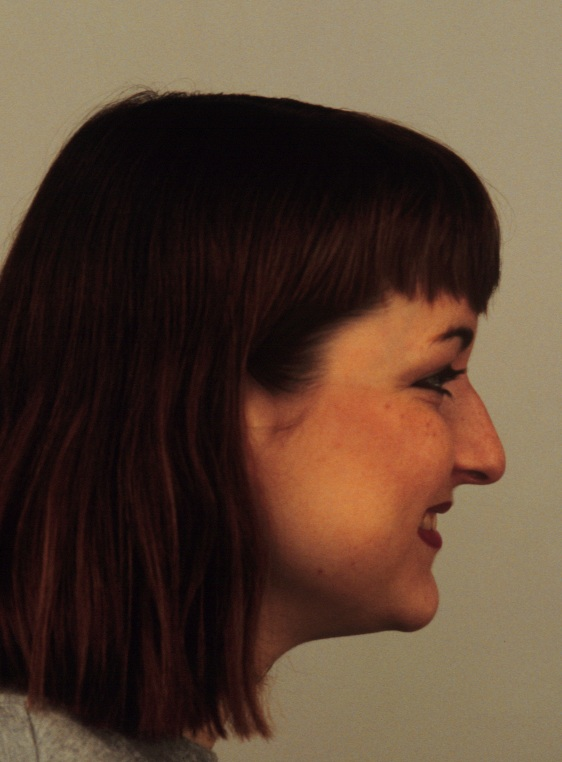
#> input picture KDEF/KDEF/Train/NoStress/AF10HAFR.JPG, 562 x 762 px, given as the content of the folder /home/axyl/codes/College/ml/KDEF/KDEF/Train/Stress, which was not available
$ jupyter execute Untitled.ipynb   (shell and % lines are left out)
#> lines starting #> are read from the running program, lines starting #| are printed output that depends on the picture; pictures that were not available may be replaced by others from this repository, and a replacement may not be noted
[cell 1]
import numpy as np
import cv2
import os
from sklearn.model_selection import train_test_split
from sklearn.preprocessing import StandardScaler
import matplotlib.pyplot as plt
from tqdm import tqdm
import numpy as np
from sklearn.metrics import accuracy_score, precision_score, recall_score, f1_score, confusion_matrix
import argparse
import pathlib
from collections import Counter

[cell 2]
class ImageProcessor:
    def __init__(self, target_size=(64, 64)):
        self.target_size = target_size

    def load_and_preprocess_image(self, image_path):
        img = cv2.imread(image_path)
        if img is None:
            raise ValueError(f"Could not load image at {image_path}")

        img_gray = cv2.cvtColor(img, cv2.COLOR_BGR2GRAY)
        img_resized = cv2.resize(img_gray, self.target_size)
        img_normalized = img_resized / 255.0

        return img_normalized.flatten()

    def load_dataset(self, base_path):
        features = []
        labels = []

        parent_dir = os.path.dirname(base_path)

        stress_path = base_path
        print(f"Loading stress images from: {stress_path}")
        for img_name in tqdm(os.listdir(stress_path), desc="Loading stress images"):
            if img_name.endswith(('.jpg', '.jpeg', '.png', '.JPG', '.JPEG', '.PNG')):
                img_path = os.path.join(stress_path, img_name)
                try:
                    img_features = self.load_and_preprocess_image(img_path)
#> in load_and_preprocess_image, img is the input picture: shape (762, 562, 3); mean B, G, R 51.8, 67.6, 89.2
#> in load_and_preprocess_image, `img_gray = cv2.cvtColor(img, cv2.COLOR_BGR2GRAY)`:
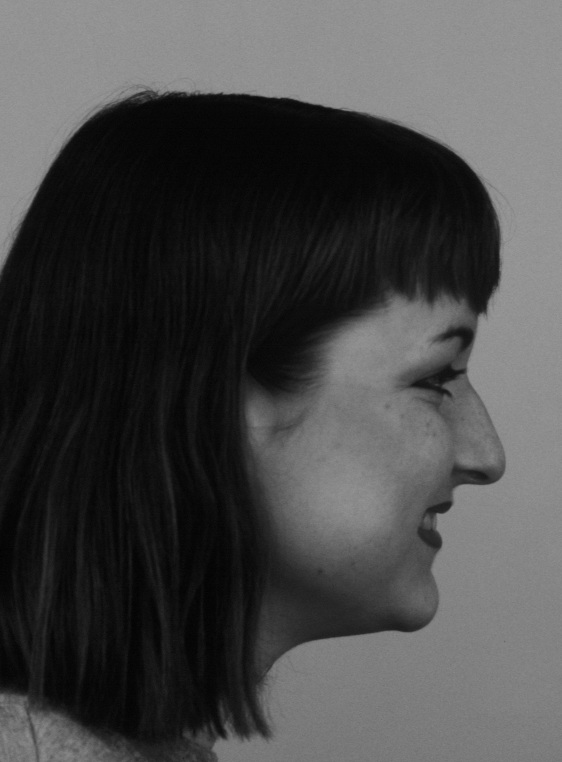
#> img_gray: shape (762, 562); min 1, max 155, mean 72.3
#> in load_and_preprocess_image, `img_resized = cv2.resize(img_gray, self.target_size)`:
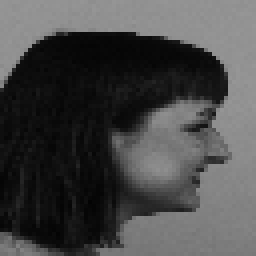
#> img_resized: shape (64, 64) (shown 4 times larger); min 3, max 150, mean 72.1
#> img_features = 4096 values, max 0.588 at index 252, min 0.0118 at index 3222, mean 0.283
                    features.append(img_features)
                    labels.append(1)
                except Exception as e:
                    print(f"Error processing {img_path}: {str(e)}")

        no_stress_path = os.path.join(parent_dir, 'NoStress')
        print(f"Loading non-stress images from: {no_stress_path}")
        for img_name in tqdm(os.listdir(no_stress_path), desc="Loading non-stress images"):
            if img_name.endswith(('.jpg', '.jpeg', '.png', '.JPG', '.JPEG', '.PNG')):
                img_path = os.path.join(no_stress_path, img_name)
                try:
                    img_features = self.load_and_preprocess_image(img_path)
                    features.append(img_features)
                    labels.append(0)
                except Exception as e:
                    print(f"Error processing {img_path}: {str(e)}")
#> pass 2 of the loop in load_dataset, `for img_name in tqdm(os.listdir(no_stress_path), desc="Loading non-str..`:
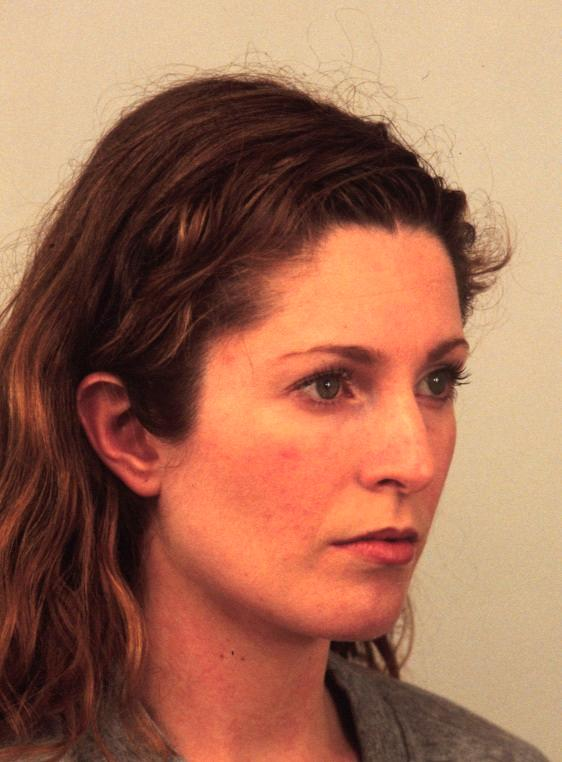
#> input picture KDEF/KDEF/Train/NoStress/AF11NEHR_updated.JPG, 562 x 762 px, found by its file name
#> in load_and_preprocess_image, img is the input picture: shape (762, 562, 3); mean B, G, R 85.6, 110, 162.5
#> in load_and_preprocess_image (call 3), `img_gray = cv2.cvtColor(img, cv2.COLOR_BGR2GRAY)`:
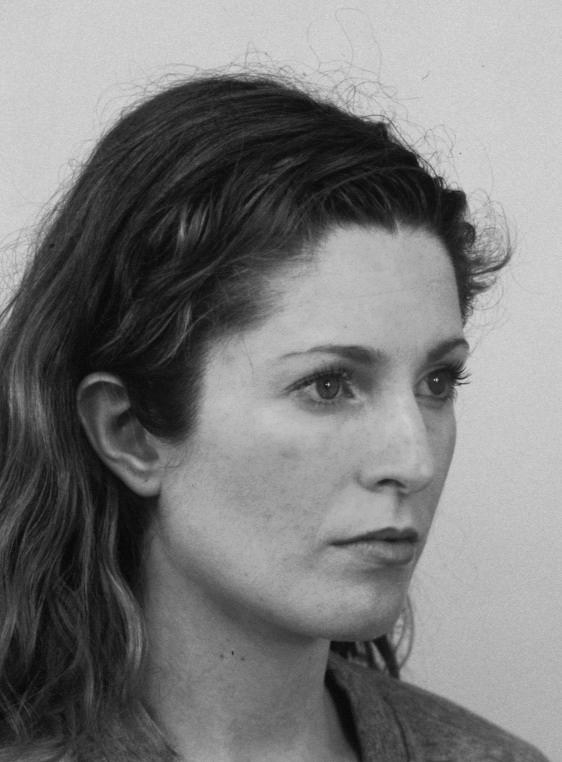
#> img_gray: shape (762, 562); min 5, max 220, mean 122.9
#> in load_and_preprocess_image (call 3), `img_resized = cv2.resize(img_gray, self.target_size)`:
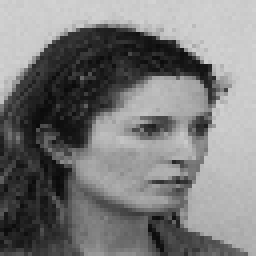
#> img_resized: shape (64, 64) (shown 4 times larger); min 10, max 211, mean 122.8
#> in load_dataset, `img_features = self.load_and_preprocess_image(img_path)`: img_features = 4096 values, max 0.827 at index 38, min 0.0392 at index 1993, mean 0.482

        return np.array(features), np.array(labels)

[cell 3]
processor = ImageProcessor(target_size=(64, 64))
stress_dir = '/home/axyl/codes/College/ml/KDEF/KDEF/Train/Stress'
features, labels = processor.load_dataset(stress_dir)

[cell 4]
class LogisticRegression:
    def __init__(self, learning_rate=0.001, num_iterations=10000):
        self.learning_rate = learning_rate
        self.num_iterations = num_iterations
        self.weights = None
        self.bias = None
        self.losses = []

    def sigmoid(self, z):
        return 1 / (1 + np.exp(-np.clip(z, -250, 250)))

    def fit(self, X, y, batch_size=32):
        n_samples, n_features = X.shape

        self.weights = np.zeros(n_features)
        self.bias = 0

        for iteration in tqdm(range(self.num_iterations), desc="Training"):
            indices = np.random.permutation(n_samples)

            for i in range(0, n_samples, batch_size):
                batch_indices = indices[i:min(i + batch_size, n_samples)]
                X_batch = X[batch_indices]
                y_batch = y[batch_indices]

                linear_pred = np.dot(X_batch, self.weights) + self.bias
                predictions = self.sigmoid(linear_pred)

                dw = (1/len(batch_indices)) * np.dot(X_batch.T, (predictions - y_batch))
                db = (1/len(batch_indices)) * np.sum(predictions - y_batch)

                self.weights -= self.learning_rate * dw
                self.bias -= self.learning_rate * db

            predictions = self.sigmoid(np.dot(X, self.weights) + self.bias)
            loss = -np.mean(y * np.log(predictions + 1e-15) + (1 - y) * np.log(1 - predictions + 1e-15))
            self.losses.append(loss)

    def predict(self, X):
        linear_pred = np.dot(X, self.weights) + self.bias
        y_pred = self.sigmoid(linear_pred)
        return (y_pred >= 0.5).astype(int)

def evaluate_model(y_true, y_pred):
    accuracy = np.mean(y_true == y_pred)

    tn = np.sum((y_true == 0) & (y_pred == 0))
    fp = np.sum((y_true == 0) & (y_pred == 1))
    fn = np.sum((y_true == 1) & (y_pred == 0))
    tp = np.sum((y_true == 1) & (y_pred == 1))

    precision = tp / (tp + fp) if (tp + fp) > 0 else 0
    recall = tp / (tp + fn) if (tp + fn) > 0 else 0
    f1_score = 2 * (precision * recall) / (precision + recall) if (precision + recall) > 0 else 0

    return {
        'accuracy': accuracy,
        'precision': precision,
        'recall': recall,
        'f1_score': f1_score,
        'confusion_matrix': {
            'tn': tn, 'fp': fp,
            'fn': fn, 'tp': tp
        }
    }

def plot_training_curve(losses):
    plt.figure(figsize=(10, 6))
    plt.plot(losses)
    plt.title('Training Loss Over Time')
    plt.xlabel('Iteration')
    plt.ylabel('Loss')
    plt.grid(True)
    plt.show()
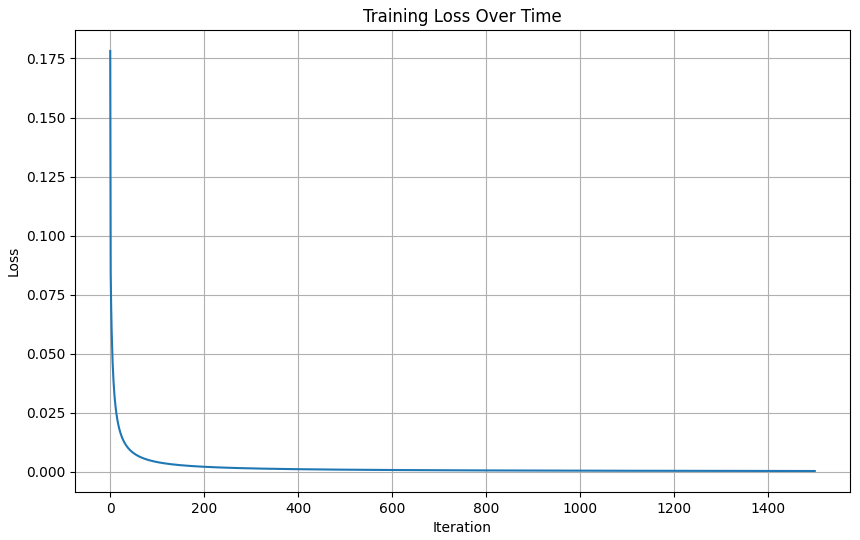
#> figure drawn by matplotlib, 1 panel; curve peaks at x = 0, y = 0.178

processor = ImageProcessor(target_size=(64, 64))

print("Loading and processing images...")
print(f"\nDataset statistics:")
print(f"Total samples: {len(labels)}")
print(f"Stress samples: {np.sum(labels == 1)}")
print(f"No-stress samples: {np.sum(labels == 0)}")

X_train, X_test, y_train, y_test = train_test_split(
    features, labels, test_size=0.2, random_state=42
)

scaler = StandardScaler()
X_train_scaled = scaler.fit_transform(X_train)
X_test_scaled = scaler.transform(X_test)

print("\nTraining logistic regression...")
model = LogisticRegression(learning_rate=0.005, num_iterations=1500)
model.fit(X_train_scaled, y_train)

plot_training_curve(model.losses)

y_pred = model.predict(X_test_scaled)
metrics = evaluate_model(y_test, y_pred)

print("\nModel Performance Metrics:")
print(f"Accuracy: {metrics['accuracy']:.4f}")
print(f"Precision: {metrics['precision']:.4f}")
print(f"Recall: {metrics['recall']:.4f}")
print(f"F1 Score: {metrics['f1_score']:.4f}")

print("\nConfusion Matrix:")
print(f"True Negative: {metrics['confusion_matrix']['tn']}")
print(f"False Positive: {metrics['confusion_matrix']['fp']}")
print(f"False Negative: {metrics['confusion_matrix']['fn']}")
print(f"True Positive: {metrics['confusion_matrix']['tp']}")

[cell 5]
class KNNClassifier:
    def __init__(self, k=5):
        self.k = k
        self.X_train = None
        self.y_train = None

    def fit(self, X, y):
        self.X_train = X
        self.y_train = y

    def predict(self, X):
        predictions = []

        for sample in tqdm(X, desc="KNN Prediction"):
            distances = np.sqrt(np.sum((self.X_train - sample)**2, axis=1))
            k_indices = np.argsort(distances)[:self.k]
            k_nearest_labels = self.y_train[k_indices]
            most_common = Counter(k_nearest_labels).most_common(1)
            predictions.append(most_common[0][0])

        return np.array(predictions)

[cell 6]
def compare_models(X_train, X_test, y_train, y_test, learning_rate=0.001, num_iterations=1000, k=5):
    logreg = LogisticRegression(learning_rate=learning_rate, num_iterations=num_iterations)
    knn = KNNClassifier(k=k)
    print("\nTraining Logistic Regression...")
    logreg.fit(X_train, y_train)
    logreg_pred = logreg.predict(X_test)
    logreg_metrics = evaluate_model(y_test, logreg_pred)
    print("\nTraining KNN...")
    knn.fit(X_train, y_train)
    knn_pred = knn.predict(X_test)
    knn_metrics = evaluate_model(y_test, knn_pred)

    plot_roc_curves(logreg, knn, X_test, y_test)

    return logreg_metrics, knn_metrics

def plot_roc_curves(logreg, knn, X_test, y_test):
    logreg_probs = logreg.sigmoid(np.dot(X_test, logreg.weights) + logreg.bias)
    knn_probs = []
    for sample in X_test:
        distances = np.sqrt(np.sum((knn.X_train - sample)**2, axis=1))
        k_indices = np.argsort(distances)[:knn.k]
        k_nearest_labels = knn.y_train[k_indices]
        prob = np.mean(k_nearest_labels)
        knn_probs.append(prob)
    knn_probs = np.array(knn_probs)

    thresholds = np.linspace(0, 1, 100)
    logreg_tpr, logreg_fpr = [], []
    knn_tpr, knn_fpr = [], []

    for threshold in thresholds:
        logreg_pred = (logreg_probs >= threshold).astype(int)
        tn = np.sum((y_test == 0) & (logreg_pred == 0))
        fp = np.sum((y_test == 0) & (logreg_pred == 1))
        fn = np.sum((y_test == 1) & (logreg_pred == 0))
        tp = np.sum((y_test == 1) & (logreg_pred == 1))

        logreg_tpr.append(tp / (tp + fn) if (tp + fn) > 0 else 0)
        logreg_fpr.append(fp / (fp + tn) if (fp + tn) > 0 else 0)

        knn_pred = (knn_probs >= threshold).astype(int)
        tn = np.sum((y_test == 0) & (knn_pred == 0))
        fp = np.sum((y_test == 0) & (knn_pred == 1))
        fn = np.sum((y_test == 1) & (knn_pred == 0))
        tp = np.sum((y_test == 1) & (knn_pred == 1))

        knn_tpr.append(tp / (tp + fn) if (tp + fn) > 0 else 0)
        knn_fpr.append(fp / (fp + tn) if (fp + tn) > 0 else 0)

    plt.figure(figsize=(10, 6))
    plt.plot(logreg_fpr, logreg_tpr, label='Logistic Regression')
    plt.plot(knn_fpr, knn_tpr, label='KNN')
    plt.plot([0, 1], [0, 1], 'k--', label='Random')
    plt.xlabel('False Positive Rate')
    plt.ylabel('True Positive Rate')
    plt.title('ROC Curves Comparison')
    plt.legend()
    plt.grid(True)

def main():
    print(f"\nDataset statistics:")
    print(f"Total samples: {len(labels)}")
    print(f"Stress samples: {np.sum(labels == 1)}")
    print(f"No-stress samples: {np.sum(labels == 0)}")

    X_train, X_test, y_train, y_test = train_test_split(
        features, labels, test_size=0.2, random_state=42
    )

    scaler = StandardScaler()
    X_train_scaled = scaler.fit_transform(X_train)
    X_test_scaled = scaler.transform(X_test)

    logreg_metrics, knn_metrics = compare_models(
        X_train_scaled,
        X_test_scaled,
        y_train,
        y_test,
        learning_rate=0.01,
        num_iterations=100,
        k=5
    )

    print("\nLogistic Regression Performance:")
    print(f"Accuracy: {logreg_metrics['accuracy']:.4f}")
    print(f"Precision: {logreg_metrics['precision']:.4f}")
    print(f"Recall: {logreg_metrics['recall']:.4f}")
    print(f"F1 Score: {logreg_metrics['f1_score']:.4f}")
    print("\nConfusion Matrix:")
    print(f"True Negative: {logreg_metrics['confusion_matrix']['tn']}")
    print(f"False Positive: {logreg_metrics['confusion_matrix']['fp']}")
    print(f"False Negative: {logreg_metrics['confusion_matrix']['fn']}")
    print(f"True Positive: {logreg_metrics['confusion_matrix']['tp']}")

    print("\nKNN Performance:")
    print(f"Accuracy: {knn_metrics['accuracy']:.4f}")
    print(f"Precision: {knn_metrics['precision']:.4f}")
    print(f"Recall: {knn_metrics['recall']:.4f}")
    print(f"F1 Score: {knn_metrics['f1_score']:.4f}")
    print("\nConfusion Matrix:")
    print(f"True Negative: {knn_metrics['confusion_matrix']['tn']}")
    print(f"False Positive: {knn_metrics['confusion_matrix']['fp']}")
    print(f"False Negative: {knn_metrics['confusion_matrix']['fn']}")
    print(f"True Positive: {knn_metrics['confusion_matrix']['tp']}")

if __name__ == "__main__":
    main()
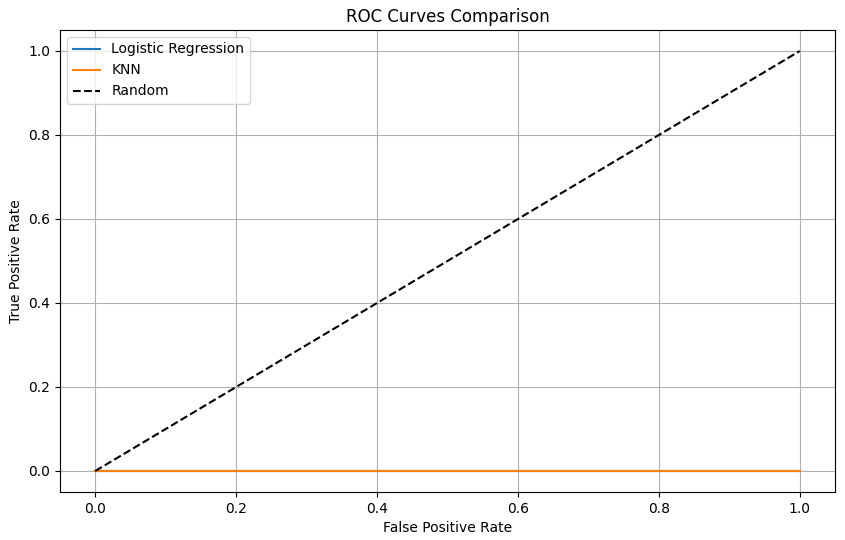
#> figure drawn by matplotlib, 1 panel

[cell 7]
class DecisionTreeClassifier:
    def __init__(self, max_depth=5, min_samples_split=2):
        self.max_depth = max_depth
        self.min_samples_split = min_samples_split
        self.tree = None

    class Node:
        def __init__(self, feature=None, threshold=None, left=None, right=None, value=None):
            self.feature = feature
            self.threshold = threshold
            self.left = left
            self.right = right
            self.value = value

    def _entropy(self, y):
        classes, counts = np.unique(y, return_counts=True)
        probabilities = counts / len(y)
        return -np.sum(probabilities * np.log2(probabilities + 1e-10))

    def _information_gain(self, parent, left_child, right_child):
        p = len(left_child) / len(parent)
        return self._entropy(parent) - p * self._entropy(left_child) - (1-p) * self._entropy(right_child)

    def _best_split(self, X, y):
        best_gain = -1
        best_feature = None
        best_threshold = None

        n_samples, n_features = X.shape

        for feature in range(n_features):
            thresholds = np.unique(X[:, feature])

            for threshold in thresholds:
                left_mask = X[:, feature] <= threshold
                right_mask = ~left_mask

                if np.sum(left_mask) < self.min_samples_split or np.sum(right_mask) < self.min_samples_split:
                    continue

                gain = self._information_gain(y, y[left_mask], y[right_mask])

                if gain > best_gain:
                    best_gain = gain
                    best_feature = feature
                    best_threshold = threshold

        return best_feature, best_threshold

    def _build_tree(self, X, y, depth=0):
        n_samples, n_features = X.shape
        n_classes = len(np.unique(y))

        if (depth >= self.max_depth or
            n_samples < self.min_samples_split or
            n_classes == 1):
            leaf_value = np.argmax(np.bincount(y))
            return self.Node(value=leaf_value)

        best_feature, best_threshold = self._best_split(X, y)

        if best_feature is None:
            leaf_value = np.argmax(np.bincount(y))
            return self.Node(value=leaf_value)

        left_mask = X[:, best_feature] <= best_threshold
        right_mask = ~left_mask

        left_tree = self._build_tree(X[left_mask], y[left_mask], depth + 1)
        right_tree = self._build_tree(X[right_mask], y[right_mask], depth + 1)

        return self.Node(best_feature, best_threshold, left_tree, right_tree)

    def fit(self, X, y):
        self.tree = self._build_tree(X, y)

    def _predict_single(self, x, node):
        if node.value is not None:
            return node.value

        if x[node.feature] <= node.threshold:
            return self._predict_single(x, node.left)
        return self._predict_single(x, node.right)

    def predict(self, X):
        predictions = []
        for x in tqdm(X, desc="Decision Tree Prediction"):
            pred = self._predict_single(x, self.tree)
            predictions.append(pred)
        return np.array(predictions)

def compare_all_models(X_train, X_test, y_train, y_test, learning_rate=0.01, num_iterations=100, k=5, max_depth=5):
    logreg = LogisticRegression(learning_rate=learning_rate, num_iterations=num_iterations)
    knn = KNNClassifier(k=k)
    dtree = DecisionTreeClassifier(max_depth=max_depth)

    print("\nTraining Logistic Regression...")
    logreg.fit(X_train, y_train)
    logreg_pred = logreg.predict(X_test)
    logreg_metrics = evaluate_model(y_test, logreg_pred)

    print("\nTraining KNN...")
    knn.fit(X_train, y_train)
    knn_pred = knn.predict(X_test)
    knn_metrics = evaluate_model(y_test, knn_pred)

    print("\nTraining Decision Tree...")
    dtree.fit(X_train, y_train)
    dtree_pred = dtree.predict(X_test)
    dtree_metrics = evaluate_model(y_test, dtree_pred)

    plot_all_roc_curves(logreg, knn, dtree, X_test, y_test)

    return logreg_metrics, knn_metrics, dtree_metrics

def plot_all_roc_curves(logreg, knn, dtree, X_test, y_test):
    plt.figure(figsize=(10, 6))

    logreg_probs = logreg.sigmoid(np.dot(X_test, logreg.weights) + logreg.bias)
    plot_roc_curve(y_test, logreg_probs, 'Logistic Regression')

    knn_probs = []
    for sample in X_test:
        distances = np.sqrt(np.sum((knn.X_train - sample)**2, axis=1))
        k_indices = np.argsort(distances)[:knn.k]
        k_nearest_labels = knn.y_train[k_indices]
        prob = np.mean(k_nearest_labels)
        knn_probs.append(prob)
    plot_roc_curve(y_test, np.array(knn_probs), 'KNN')

    dtree_probs = []
    for x in X_test:
        pred = dtree._predict_single(x, dtree.tree)
        dtree_probs.append(pred)
    plot_roc_curve(y_test, np.array(dtree_probs), 'Decision Tree')

    plt.plot([0, 1], [0, 1], 'k--', label='Random')
    plt.xlabel('False Positive Rate')
    plt.ylabel('True Positive Rate')
    plt.title('ROC Curves Comparison')
    plt.legend()
    plt.grid(True)
    plt.show()

def plot_roc_curve(y_true, y_prob, model_name):
    thresholds = np.linspace(0, 1, 100)
    tpr, fpr = [], []

    for threshold in thresholds:
        y_pred = (y_prob >= threshold).astype(int)
        tn = np.sum((y_true == 0) & (y_pred == 0))
        fp = np.sum((y_true == 0) & (y_pred == 1))
        fn = np.sum((y_true == 1) & (y_pred == 0))
        tp = np.sum((y_true == 1) & (y_pred == 1))

        tpr.append(tp / (tp + fn) if (tp + fn) > 0 else 0)
        fpr.append(fp / (fp + tn) if (fp + tn) > 0 else 0)

    plt.plot(fpr, tpr, label=model_name)

def main():
    print(f"\nDataset statistics:")
    print(f"Total samples: {len(labels)}")
    print(f"Stress samples: {np.sum(labels == 1)}")
    print(f"No-stress samples: {np.sum(labels == 0)}")

    X_train, X_test, y_train, y_test = train_test_split(
        features, labels, test_size=0.2, random_state=42
    )

    scaler = StandardScaler()
    X_train_scaled = scaler.fit_transform(X_train)
    X_test_scaled = scaler.transform(X_test)

    logreg_metrics, knn_metrics, dtree_metrics = compare_all_models(
        X_train_scaled,
        X_test_scaled,
        y_train,
        y_test,
        learning_rate=0.01,
        num_iterations=100,
        k=5,
        max_depth=5
    )
    print("\nLogistic Regression Performance:")
    print(f"Accuracy: {logreg_metrics['accuracy']:.4f}")
    print(f"Precision: {logreg_metrics['precision']:.4f}")
    print(f"Recall: {logreg_metrics['recall']:.4f}")
    print(f"F1 Score: {logreg_metrics['f1_score']:.4f}")

    print("\nKNN Performance:")
    print(f"Accuracy: {knn_metrics['accuracy']:.4f}")
    print(f"Precision: {knn_metrics['precision']:.4f}")
    print(f"Recall: {knn_metrics['recall']:.4f}")
    print(f"F1 Score: {knn_metrics['f1_score']:.4f}")

    print("\nDecision Tree Performance:")
    print(f"Accuracy: {dtree_metrics['accuracy']:.4f}")
    print(f"Precision: {dtree_metrics['precision']:.4f}")
    print(f"Recall: {dtree_metrics['recall']:.4f}")
    print(f"F1 Score: {dtree_metrics['f1_score']:.4f}")

if __name__ == "__main__":
    main()
